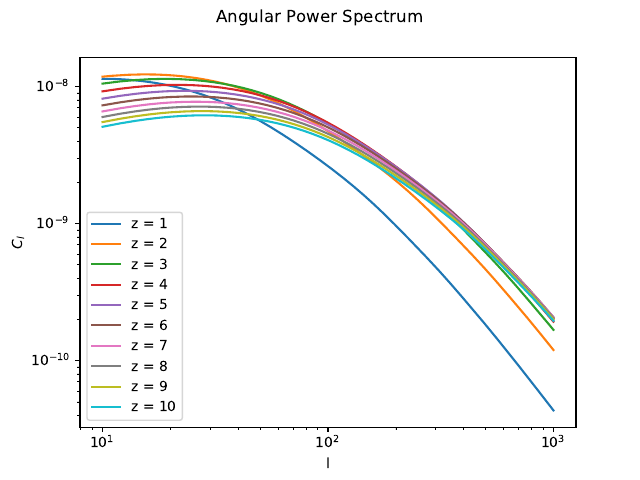

Here is the Python script that generated this plot:
#To compare angular matter power spectrum 'C(l)' Vs. 'l' at different redshifts 
# Uses the interpolated P(k) which was originally obtained from CAMB data

import numpy as np
import math
import cosmolopy.distance as cd
import cosmolopy.perturbation as cp
import scipy.integrate as integrate
import matplotlib.pyplot as plt
from cosmolopy.perturbation import fgrowth  

def integration(i,redshift):
    integ = integrate.quad(lambda x: np.power((xs[redshift] - x)/xs[redshift], 2)* np.interp(l[i]/x, kn,dkn),0,xs[redshift])[0]
    return integ

#constants
omegam0 = 0.308
c = 3 * 10**8 
H0 = 73.8 * 1000
cosmo = {'omega_M_0': 0.308, 'omega_lambda_0': 0.692, 'omega_k_0': 0.0, 'h': 0.678} 

#array definitions
xs = np.zeros(11)
fgrow = np.zeros(11)
l = np.arange(0,1001)
constantfactor = np.zeros(11)
result = np.arange(0,1001) 

#reading the data file
kn,dkn = np.loadtxt("../../Pow_spec_test_code/power_spectrum/CAMB_linear.txt", unpack=True)

plt.subplots()
for redshift in range(1,11):
    constantfactor[redshift] = (9/4)* np.power(H0/c,4) * np.power(omegam0,2)*fgrowth(redshift, 0.308, unnormed=False)
    xs[redshift] = cd.comoving_distance(redshift, **cosmo) # upper limit of integration

    for i in range(10,1000):
        result[i] = integration(i,redshift)
    plt.plot(l[10:1000],constantfactor[redshift] * result[10:1000], label='z = {}'.format(redshift))

plt.xlabel('l')
plt.ylabel(r'$C_{l}$')
plt.suptitle("Angular Power Spectrum")
plt.legend()
plt.xscale("log")
plt.yscale("log")
plt.savefig("comp_angpowspec.pdf")
plt.show()
